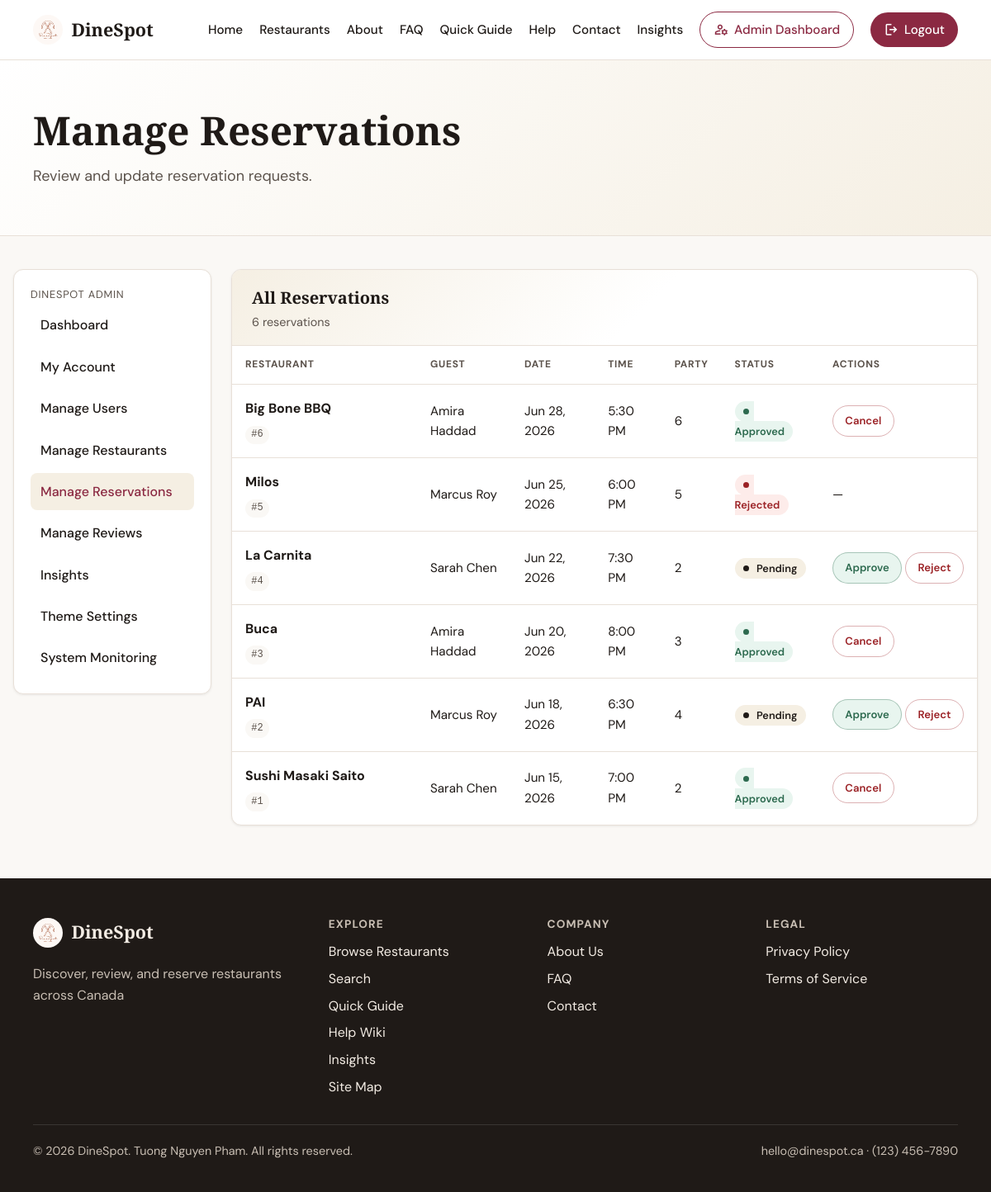
/admin/reservations/list.php (signed in), run on the app's committed database.
### tables this page shows
CREATE TABLE reservations (
    id INT AUTO_INCREMENT PRIMARY KEY,
    restaurant_id INT NOT NULL,
    user_id INT NOT NULL,
    reservation_date DATE NOT NULL,
    reservation_time TIME NOT NULL,
    party_size TINYINT NOT NULL,
    status ENUM('pending', 'approved', 'rejected', 'cancelled', 'completed') NOT NULL DEFAULT 'pending',
    notes TEXT NULL,
    created_at TIMESTAMP NOT NULL DEFAULT CURRENT_TIMESTAMP,
    CONSTRAINT fk_reservations_restaurant FOREIGN KEY (restaurant_id) REFERENCES restaurants(id) ON DELETE CASCADE,
    CONSTRAINT fk_reservations_user FOREIGN KEY (user_id) REFERENCES users(id) ON DELETE CASCADE,
    CONSTRAINT chk_reservations_party_size CHECK (party_size BETWEEN 1 AND 20),
    CONSTRAINT chk_reservations_status CHECK (status IN ('pending', 'approved', 'rejected', 'cancelled', 'completed'))
);

CREATE TABLE restaurants (
    id INT AUTO_INCREMENT PRIMARY KEY,
    name VARCHAR(150) NOT NULL,
    cuisine VARCHAR(80) NOT NULL,
    city VARCHAR(80) NOT NULL,
    province VARCHAR(10) NOT NULL,
    description TEXT NOT NULL,
    address VARCHAR(255) NULL,
    image_path VARCHAR(255) NULL,
    latitude DECIMAL(10, 7) NULL,
    longitude DECIMAL(10, 7) NULL,
    price_range TINYINT NOT NULL DEFAULT 2,
    is_active TINYINT(1) NOT NULL DEFAULT 1,
    image_credit VARCHAR(255) NULL,
    created_at TIMESTAMP NOT NULL DEFAULT CURRENT_TIMESTAMP,
    CONSTRAINT chk_restaurants_price_range CHECK (price_range BETWEEN 1 AND 4)
);

CREATE TABLE users (
    id INT AUTO_INCREMENT PRIMARY KEY,
    email VARCHAR(255) NOT NULL UNIQUE,
    password_hash VARCHAR(255) NOT NULL,
    full_name VARCHAR(120) NOT NULL,
    role ENUM('client', 'admin') NOT NULL DEFAULT 'client',
    status ENUM('active', 'suspended') NOT NULL DEFAULT 'active',
    phone VARCHAR(30) NULL,
    created_at TIMESTAMP NOT NULL DEFAULT CURRENT_TIMESTAMP
);

### includes/db.php (called while the page is built, shortened)
<?php
function db(): PDO
{
    static $pdo = null;
    if ($pdo instanceof PDO) {
        return $pdo;
    }
    $dsn = sprintf(
        'mysql:host=%s;port=%s;dbname=%s;charset=%s',
        DB_HOST,
        DB_PORT,
        DB_NAME,
        DB_CHARSET
    );
    $pdo = new PDO($dsn, DB_USER, DB_PASS, [
        PDO::ATTR_ERRMODE => PDO::ERRMODE_EXCEPTION,
        PDO::ATTR_DEFAULT_FETCH_MODE => PDO::FETCH_ASSOC,
        PDO::ATTR_EMULATE_PREPARES => false,
    ]);
    return $pdo;
}

### includes/functions.php (called while the page is built, shortened)
<?php
function e(string $value): string
{
    return htmlspecialchars($value, ENT_QUOTES, 'UTF-8');
}
function get_site_setting(string $key, ?string $default = null): ?string
{
    static $cache = [];
    if (array_key_exists($key, $cache)) {
        return $cache[$key];
    }
    try {
        require_once __DIR__ . '/db.php';
        $stmt = db()->prepare('SELECT setting_value FROM site_settings WHERE setting_key = :key');
        $stmt->execute(['key' => $key]);
        $value = $stmt->fetchColumn();
        $cache[$key] = $value !== false ? (string) $value : $default;
        return $cache[$key];
    } catch (Throwable $e) {
        return $default;
    }
}
function get_all_reservations_for_admin(): array
{
    require_once __DIR__ . '/db.php';
    return db()->query(
        'SELECT r.id, r.reservation_date, r.reservation_time, r.party_size, r.status, r.created_at,
                rest.name AS restaurant_name, u.full_name AS user_name
         FROM reservations r
         INNER JOIN restaurants rest ON rest.id = r.restaurant_id
         INNER JOIN users u ON u.id = r.user_id
         ORDER BY r.reservation_date DESC, r.reservation_time DESC'
    )->fetchAll();
}

### admin/reservations/list.php (the view, shortened to what this page needs)
<?php
require_once __DIR__ . '/../../includes/functions.php';
require_once __DIR__ . '/../../includes/db.php';
$reservations = get_all_reservations_for_admin();
require_once __DIR__ . '/../../includes/header.php';
?>
<section class="page-hero">
    <div class="container">
        <h1>Manage Reservations</h1>
        <p class="lead">Review and update reservation requests.</p>
    </div>
</section>
<section class="page-content">
    <div class="container client-layout admin-reservations-card">
        <?php require admin_path('management/_sidebar.php'); ?>
        <div class="client-main">
            <div class="content-card admin-users-card">
                <div class="admin-table-toolbar">
                    <div>
                        <h2>All Reservations</h2>
                        <p class="admin-table-meta"><?= count($reservations) ?> reservation<?= count($reservations) === 1 ? '' : 's' ?></p>
                    </div>
                </div>
                <?php if ($reservations === []): ?>
                    <p class="admin-table-empty">No reservations found.</p>
                <?php else: ?>
                    <div class="admin-table-scroll" tabindex="0" aria-label="Reservations table">
                        <table class="admin-data-table">
                            <thead>
                                <tr>
                                    <th scope="col">Restaurant</th>
                                    <th scope="col">Guest</th>
                                    <th scope="col">Date</th>
                                    <th scope="col">Time</th>
                                    <th scope="col">Party</th>
                                    <th scope="col">Status</th>
                                    <th scope="col">Actions</th>
                                </tr>
                            </thead>
                            <tbody>
                                <?php foreach ($reservations as $reservation): ?>
                                    <tr>
                                        <td class="admin-table-user-cell">
                                            <strong class="admin-table-user-name"><?= e($reservation['restaurant_name']) ?></strong>
                                            <span class="admin-table-user-id">#<?= (int) $reservation['id'] ?></span>
                                        </td>
                                        <td><?= e($reservation['user_name']) ?></td>
                                        <td><?= e(date('M j, Y', strtotime($reservation['reservation_date']))) ?></td>
                                        <td><?= e(date('g:i A', strtotime($reservation['reservation_time']))) ?></td>
                                        <td><?= (int) $reservation['party_size'] ?></td>
                                        <td>
                                            <span class="status-badge status-<?= e($reservation['status']) ?>">
                                                <span class="status-dot" aria-hidden="true"></span>
                                                <?= e(ucfirst($reservation['status'])) ?>
                                            </span>
                                        </td>
                                        <td class="admin-table-actions">
                                            <?php if ($reservation['status'] === 'pending'): ?>
                                                <a
                                                    href="approve.php?id=<?= (int) $reservation['id'] ?>"
                                                    class="btn btn-admin-action btn-unsuspend"
                                                >Approve</a>
                                                <a
                                                    href="reject.php?id=<?= (int) $reservation['id'] ?>"
                                                    class="btn btn-admin-action btn-suspend"
                                                >Reject</a>
                                            <?php elseif ($reservation['status'] === 'approved'): ?>
                                                <a
                                                    href="cancel.php?id=<?= (int) $reservation['id'] ?>"
                                                    class="btn btn-admin-action btn-suspend"
                                                >Cancel</a>
                                            <?php else: ?>
                                                <span>—</span>
                                            <?php endif; ?>
                                        </td>
                                    </tr>
                                <?php endforeach; ?>
                            </tbody>
                        </table>
                    </div>
                <?php endif; ?>
            </div>
        </div>
    </div>
</section>
<?php require_once __DIR__ . '/../../includes/footer.php'; ?>

### assets/css/style.css (style rules this page uses)
:root { --radius: 12px; --font-body: "DM Sans", system-ui, sans-serif; --font-display: "Playfair Display", Georgia, serif; --max-width: 1120px; }
*, *::before, *::after { box-sizing: border-box; }
html { scroll-behavior: smooth; }
body { margin: 0; font-family: var(--font-body); font-size: 1rem; line-height: 1.6; color: var(--color-text); background: var(--color-bg); }
a { color: var(--color-primary); text-decoration-thickness: 1px; text-underline-offset: 3px; }
h1, h2, h3 { font-family: var(--font-display); line-height: 1.2; margin-top: 0; }
p { margin-top: 0; }
.container { width: min(100% - 2rem, var(--max-width)); margin-inline: auto; }
.page-hero { padding: 3.5rem 0 2.5rem; background: linear-gradient(135deg, var(--color-hero-start) 0%, var(--color-hero-end) 100%); border-bottom: 1px solid var(--color-border); }
.page-hero h1 { font-size: clamp(2rem, 4vw, 3rem); margin-bottom: 0.75rem; }
.page-hero .lead { max-width: 42rem; font-size: 1.125rem; color: var(--color-muted); }
.page-content { padding: 2.5rem 0 4rem; }
.content-card { background: var(--color-surface); border: 1px solid var(--color-border); border-radius: var(--radius); padding: 1.75rem; box-shadow: var(--shadow-sm); }
.btn { display: inline-flex; align-items: center; justify-content: center; padding: 0.75rem 1.25rem; border-radius: 999px; font: inherit; font-weight: 600; cursor: pointer; text-decoration: none; border: none; }
.client-layout { display: grid; grid-template-columns: 240px minmax(0, 1fr); gap: 1.5rem; align-items: start; }
.status-badge { padding: 0.25rem 0.65rem; border-radius: 999px; font-size: 0.8rem; font-weight: 600; text-transform: capitalize; }
.status-pending { background: var(--color-accent-soft); color: var(--color-text); }
.status-approved { background: var(--color-success-bg); color: var(--color-success); }
.status-rejected, .status-cancelled { background: var(--color-error-bg); color: var(--color-error); }
.container.client-layout.admin-reservations-card { width: min(100% - 2rem, 1400px); }
.admin-users-card { overflow: hidden; padding: 0; }
.admin-table-toolbar { display: flex; align-items: flex-end; justify-content: space-between; gap: 1rem; padding: 1.35rem 1.5rem 1rem; border-bottom: 1px solid var(--color-border); background: linear-gradient(135deg, var(--color-accent-soft) 0%, transparent 55%); }
.admin-table-toolbar h2 { margin: 0; font-size: 1.25rem; }
.admin-table-meta { margin: 0.35rem 0 0; color: var(--color-muted); font-size: 0.9rem; }
.admin-table-scroll { overflow-x: auto; -webkit-overflow-scrolling: touch; }
.admin-data-table { width: 100%; border-collapse: collapse; font-size: 0.95rem; }
.admin-data-table thead th { padding: 0.85rem 1rem; text-align: left; font-size: 0.75rem; font-weight: 700; letter-spacing: 0.06em; text-transform: uppercase; color: var(--color-muted); background: var(--color-surface); border-bottom: 1px solid var(--color-border); white-space: nowrap; }
.admin-data-table tbody tr { transition: background 0.18s ease, box-shadow 0.18s ease; }
.admin-data-table td { padding: 1rem; border-bottom: 1px solid var(--color-border); vertical-align: middle; }
.admin-data-table tbody tr:last-child td { border-bottom: none; }
.admin-table-user-cell { min-width: 14rem; }
.admin-table-user-name { display: block; font-size: 1rem; margin-bottom: 0.15rem; }
.admin-table-user-id { display: inline-block; margin-top: 0.35rem; padding: 0.1rem 0.45rem; border-radius: 999px; background: var(--color-bg); color: var(--color-muted); font-size: 0.75rem; font-family: ui-monospace, "Cascadia Code", monospace; }
.status-badge .status-dot { display: inline-block; width: 0.45rem; height: 0.45rem; margin-right: 0.35rem; border-radius: 50%; background: currentColor; vertical-align: 0.05em; }
.admin-table-actions { white-space: nowrap; }
.btn-admin-action { padding: 0.45rem 0.9rem; font-size: 0.82rem; border-radius: 999px; }
.btn-suspend { background: transparent; color: var(--color-error); border: 1px solid color-mix(in srgb, var(--color-error) 35%, transparent); }
.btn-unsuspend { background: var(--color-success-bg); color: var(--color-success); border: 1px solid color-mix(in srgb, var(--color-success) 35%, transparent); }

### data on the page
reservations: restaurant.name "Big Bone BBQ", id "6", user.full_name "Amira Haddad", reservation_date "Jun 28, 2026", reservation_time "5:30 PM", party_size "6", status "Approved"
reservations: restaurant.name "Milos", id "5", user.full_name "Marcus Roy", reservation_date "Jun 25, 2026", reservation_time "6:00 PM", party_size "5", status "Rejected"
reservations: restaurant.name "La Carnita", id "4", user.full_name "Sarah Chen", reservation_date "Jun 22, 2026", reservation_time "7:30 PM", party_size "2", status "Pending"
reservations: restaurant.name "Buca", id "3", user.full_name "Amira Haddad", reservation_date "Jun 20, 2026", reservation_time "8:00 PM", party_size "3", status "Approved"
reservations: restaurant.name "PAI", id "2", user.full_name "Marcus Roy", reservation_date "Jun 18, 2026", reservation_time "6:30 PM", party_size "4", status "Pending"
reservations: restaurant.name "Sushi Masaki Saito", id "1", user.full_name "Sarah Chen", reservation_date "Jun 15, 2026", reservation_time "7:00 PM", party_size "2", status "Approved"

### other printed values
SITE_NAME "DineSpot"
$item['label'] "Dashboard"
$item['label'] "My Account"
$item['label'] "Manage Users"
$item['label'] "Manage Restaurants"
$item['label'] "Manage Reservations"
$item['label'] "Manage Reviews"
$item['label'] "Insights"
$item['label'] "Theme Settings"
$item['label'] "System Monitoring"
count($reservations) "6"
SITE_TAGLINE "Discover, review, and reserve restaurants across Canada"
SITE_EMAIL "hello@dinespot.ca"
SITE_PHONE "(123) 456-7890"
